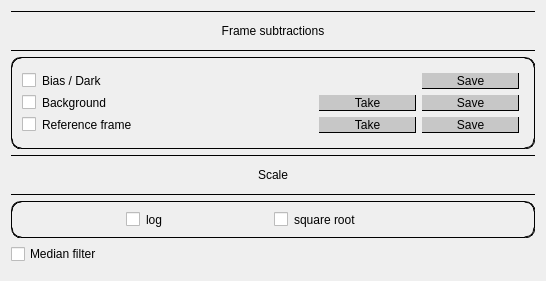
     <widget class="QWidget" name="Processing">
      <attribute name="title">
       <string>Processing</string>
      </attribute>
      <layout class="QGridLayout" name="gridLayout_2">
       <item row="1" column="1">
        <widget class="QFrame" name="subtraction_frame">
         <property name="sizePolicy">
          <sizepolicy hsizetype="Preferred" vsizetype="Preferred">
           <horstretch>0</horstretch>
           <verstretch>0</verstretch>
          </sizepolicy>
         </property>
         <property name="styleSheet">
          <string notr="true">border-radius: 10px;
border-style: ridge;
border-width: 1px;</string>
         </property>
         <property name="frameShape">
          <enum>QFrame::Panel</enum>
         </property>
         <layout class="QGridLayout" name="gridLayout_12" columnstretch="3,1,1">
          <property name="leftMargin">
           <number>10</number>
          </property>
          <property name="topMargin">
           <number>15</number>
          </property>
          <property name="rightMargin">
           <number>15</number>
          </property>
          <property name="bottomMargin">
           <number>15</number>
          </property>
          <item row="0" column="0">
           <widget class="QCheckBox" name="bias_sub">
            <property name="styleSheet">
             <string notr="true">border-style:none;</string>
            </property>
            <property name="text">
             <string>Bias / Dark</string>
            </property>
           </widget>
          </item>
          <item row="1" column="0">
           <widget class="QCheckBox" name="bkgrd_sub">
            <property name="styleSheet">
             <string notr="true">border-style:none;</string>
            </property>
            <property name="text">
             <string>Background</string>
            </property>
           </widget>
          </item>
          <item row="2" column="0">
           <widget class="QCheckBox" name="ref_sub">
            <property name="styleSheet">
             <string notr="true">border-style:none;</string>
            </property>
            <property name="text">
             <string>Reference frame</string>
            </property>
           </widget>
          </item>
          <item row="0" column="2">
           <widget class="QPushButton" name="bias_save">
            <property name="toolTip">
             <string/>
            </property>
            <property name="styleSheet">
             <string notr="true">QPushButton { 
	background-color: #c7c7c7;
	border-radius: 0px;
	border-style: inset;
	border-width: 1px;
}
QPushButton:pressed {
	background-color: white;
	border-radius: 0px;
	border-style: outset;
	border-width: 1px;
}</string>
            </property>
            <property name="text">
             <string>Save</string>
            </property>
           </widget>
          </item>
          <item row="1" column="1">
           <widget class="QPushButton" name="bkgrd_take">
            <property name="styleSheet">
             <string notr="true">QPushButton { 
	background-color: #c7c7c7;
	border-radius: 0px;
	border-style: inset;
	border-width: 1px;
}
QPushButton:pressed {
	background-color: white;
	border-radius: 0px;
	border-style: outset;
	border-width: 1px;
}</string>
            </property>
            <property name="text">
             <string>Take</string>
            </property>
           </widget>
          </item>
          <item row="1" column="2">
           <widget class="QPushButton" name="bkgrd_save">
            <property name="styleSheet">
             <string notr="true">QPushButton { 
	background-color: #c7c7c7;
	border-radius: 0px;
	border-style: inset;
	border-width: 1px;
}
QPushButton:pressed {
	background-color: white;
	border-radius: 0px;
	border-style: outset;
	border-width: 1px;
}</string>
            </property>
            <property name="text">
             <string>Save</string>
            </property>
           </widget>
          </item>
          <item row="2" column="1">
           <widget class="QPushButton" name="ref_take">
            <property name="styleSheet">
             <string notr="true">QPushButton { 
	background-color: #c7c7c7;
	border-radius: 0px;
	border-style: inset;
	border-width: 1px;
}
QPushButton:pressed {
	background-color: white;
	border-radius: 0px;
	border-style: outset;
	border-width: 1px;
}</string>
            </property>
            <property name="text">
             <string>Take</string>
            </property>
           </widget>
          </item>
          <item row="2" column="2">
           <widget class="QPushButton" name="ref_save">
            <property name="styleSheet">
             <string notr="true">QPushButton { 
	background-color: #c7c7c7;
	border-radius: 0px;
	border-style: inset;
	border-width: 1px;
}
QPushButton:pressed {
	background-color: white;
	border-radius: 0px;
	border-style: outset;
	border-width: 1px;
}</string>
            </property>
            <property name="text">
             <string>Save</string>
            </property>
           </widget>
          </item>
         </layout>
        </widget>
       </item>
       <item row="3" column="1">
        <widget class="QFrame" name="scl_frame">
         <property name="sizePolicy">
          <sizepolicy hsizetype="Preferred" vsizetype="Preferred">
           <horstretch>0</horstretch>
           <verstretch>0</verstretch>
          </sizepolicy>
         </property>
         <property name="styleSheet">
          <string notr="true">border-radius: 10px;
border-style: ridge;
border-width: 1px;</string>
         </property>
         <property name="frameShape">
          <enum>QFrame::Panel</enum>
         </property>
         <layout class="QGridLayout" name="gridLayout_11" columnstretch="0,0">
          <property name="leftMargin">
           <number>10</number>
          </property>
          <property name="topMargin">
           <number>10</number>
          </property>
          <property name="rightMargin">
           <number>15</number>
          </property>
          <property name="bottomMargin">
           <number>10</number>
          </property>
          <item row="0" column="1" alignment="Qt::AlignLeft">
           <widget class="Scale_chk_box" name="sqrt_scl">
            <property name="styleSheet">
             <string notr="true">border-style:none;</string>
            </property>
            <property name="text">
             <string>square root</string>
            </property>
           </widget>
          </item>
          <item row="0" column="0" alignment="Qt::AlignHCenter">
           <widget class="Scale_chk_box" name="log_scl">
            <property name="styleSheet">
             <string notr="true">border-style:none;</string>
            </property>
            <property name="text">
             <string>log</string>
            </property>
           </widget>
          </item>
         </layout>
        </widget>
       </item>
       <item row="5" column="1">
        <layout class="QHBoxLayout" name="horizontalLayout">
         <property name="spacing">
          <number>-1</number>
         </property>
         <item>
          <widget class="Gradient" name="grey" native="true">
           <property name="sizePolicy">
            <sizepolicy hsizetype="Maximum" vsizetype="Preferred">
             <horstretch>0</horstretch>
             <verstretch>0</verstretch>
            </sizepolicy>
           </property>
           <property name="minimumSize">
            <size>
             <width>100</width>
             <height>0</height>
            </size>
           </property>
           <property name="maximumSize">
            <size>
             <width>100</width>
             <height>16777215</height>
            </size>
           </property>
           <property name="toolTip">
            <string>grey</string>
           </property>
          </widget>
         </item>
         <item>
          <widget class="Gradient" name="inferno" native="true">
           <property name="sizePolicy">
            <sizepolicy hsizetype="Maximum" vsizetype="Preferred">
             <horstretch>0</horstretch>
             <verstretch>0</verstretch>
            </sizepolicy>
           </property>
           <property name="minimumSize">
            <size>
             <width>100</width>
             <height>0</height>
            </size>
           </property>
           <property name="maximumSize">
            <size>
             <width>100</width>
             <height>16777215</height>
            </size>
           </property>
           <property name="toolTip">
            <string>inferno</string>
           </property>
          </widget>
         </item>
         <item>
          <widget class="Gradient" name="magma" native="true">
           <property name="sizePolicy">
            <sizepolicy hsizetype="Maximum" vsizetype="Preferred">
             <horstretch>0</horstretch>
             <verstretch>0</verstretch>
            </sizepolicy>
           </property>
           <property name="minimumSize">
            <size>
             <width>100</width>
             <height>0</height>
            </size>
           </property>
           <property name="maximumSize">
            <size>
             <width>100</width>
             <height>16777215</height>
            </size>
           </property>
           <property name="toolTip">
            <string>magma</string>
           </property>
          </widget>
         </item>
         <item>
          <widget class="Gradient" name="plasma" native="true">
           <property name="sizePolicy">
            <sizepolicy hsizetype="Maximum" vsizetype="Preferred">
             <horstretch>0</horstretch>
             <verstretch>0</verstretch>
            </sizepolicy>
           </property>
           <property name="minimumSize">
            <size>
             <width>100</width>
             <height>0</height>
            </size>
           </property>
           <property name="maximumSize">
            <size>
             <width>100</width>
             <height>16777215</height>
            </size>
           </property>
           <property name="toolTip">
            <string>plasma</string>
           </property>
          </widget>
         </item>
         <item>
          <widget class="Gradient" name="viridis" native="true">
           <property name="sizePolicy">
            <sizepolicy hsizetype="Maximum" vsizetype="Preferred">
             <horstretch>0</horstretch>
             <verstretch>0</verstretch>
            </sizepolicy>
           </property>
           <property name="minimumSize">
            <size>
             <width>100</width>
             <height>0</height>
            </size>
           </property>
           <property name="maximumSize">
            <size>
             <width>100</width>
             <height>16777215</height>
            </size>
           </property>
           <property name="toolTip">
            <string>viridis</string>
           </property>
          </widget>
         </item>
        </layout>
       </item>
       <item row="2" column="1">
        <widget class="QLabel" name="scale_label">
         <property name="sizePolicy">
          <sizepolicy hsizetype="Preferred" vsizetype="Fixed">
           <horstretch>0</horstretch>
           <verstretch>0</verstretch>
          </sizepolicy>
         </property>
         <property name="minimumSize">
          <size>
           <width>0</width>
           <height>40</height>
          </size>
         </property>
         <property name="styleSheet">
          <string notr="true">border-width: 1px;
border-style: solid;
border-left-style: none;
border-right-style: none;</string>
         </property>
         <property name="text">
          <string>Scale</string>
         </property>
         <property name="alignment">
          <set>Qt::AlignCenter</set>
         </property>
        </widget>
       </item>
       <item row="0" column="1">
        <widget class="QLabel" name="frm_sub_label">
         <property name="sizePolicy">
          <sizepolicy hsizetype="Preferred" vsizetype="Fixed">
           <horstretch>0</horstretch>
           <verstretch>0</verstretch>
          </sizepolicy>
         </property>
         <property name="minimumSize">
          <size>
           <width>0</width>
           <height>40</height>
          </size>
         </property>
         <property name="styleSheet">
          <string notr="true">border-width: 1px;
border-style: solid;
border-left-style: none;
border-right-style: none;</string>
         </property>
         <property name="text">
          <string>Frame subtractions</string>
         </property>
         <property name="alignment">
          <set>Qt::AlignCenter</set>
         </property>
        </widget>
       </item>
       <item row="4" column="1">
        <widget class="QCheckBox" name="med_filt">
         <property name="text">
          <string>Median filter</string>
         </property>
        </widget>
       </item>
      </layout>
     </widget>
